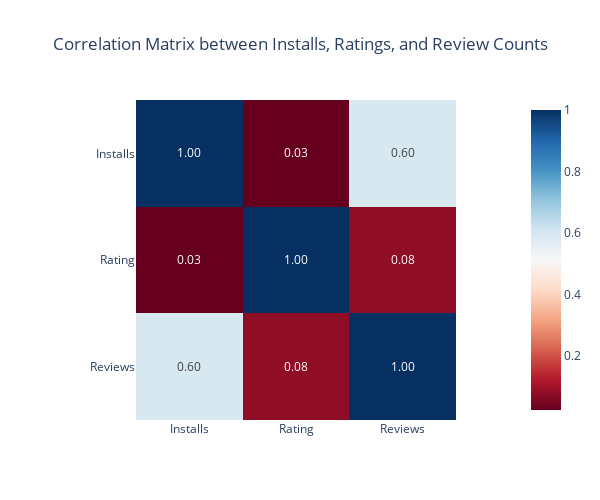

Notebook code cell kept with this figure:
### Code cell
# Step 1: Filter apps updated within the year 2018
start_date = datetime(2018, 1, 1)
end_date = datetime(2018, 12, 31)
play_store_data['Last Updated'] = pd.to_datetime(play_store_data['Last Updated'], errors='coerce')  # Convert to datetime
filtered_data = play_store_data[(play_store_data['Last Updated'] >= start_date) & (play_store_data['Last Updated'] <= end_date)]

# Convert 'Installs' and 'Reviews' to numeric, errors='coerce' will set non-numeric values to NaN
filtered_data['Installs'] = pd.to_numeric(filtered_data['Installs'], errors='coerce')
filtered_data['Reviews'] = pd.to_numeric(filtered_data['Reviews'], errors='coerce')

# Step 2: Filter apps with at least 100,000 installs and more than 1,000 reviews
filtered_data = filtered_data[(filtered_data['Installs'] >= 100000) & (filtered_data['Reviews'] >= 1000)]


# Step 3: Filter out genres starting with specific characters
filtered_data = filtered_data[~filtered_data['Genres'].str.startswith(('A', 'F', 'E', 'G', 'I', 'K'))]

# Check if it's between 3 PM and 6 PM
current_hour = datetime.now().hour
if 15 <= current_hour <= 18:
    if not filtered_data.empty:
        # Select relevant columns for the correlation matrix
        corr_data = filtered_data[['Installs', 'Rating', 'Reviews']].corr()

        # Generate the heatmap with Plotly
        fig3 = px.imshow(
            corr_data,
            text_auto=".2f",
            color_continuous_scale="RdBu",
            title="Correlation Matrix between Installs, Ratings, and Review Counts"
        )
        fig3.update_layout(width=600, height=500, title_x=0.5)
        fig3.show()
    else:
        print("No data available after applying the filters.")
else:
    print("This graph can only be displayed between 3 PM and 6 PM.")

### Figure 1 — Plotly figure (JSON) as saved in the notebook; plotly's stock layout.template omitted (floating-point values rounded to 4 significant figures)
{"data": [{"coloraxis": "coloraxis", "hovertemplate": "x: %{x}<br>y: %{y}<br>color: %{z}<extra></extra>", "name": "0", "texttemplate": "%{z:.2f}", "type": "heatmap", "x": ["Installs", "Rating", "Reviews"], "xaxis": "x", "y": ["Installs", "Rating", "Reviews"], "yaxis": "y", "z": [[1, 0.0251, 0.5952], [0.0251, 1, 0.07803], [0.5952, 0.07803, 1]]}], "layout": {"coloraxis": {"colorscale": [[0, "rgb(103,0,31)"], [0.1, "rgb(178,24,43)"], [0.2, "rgb(214,96,77)"], [0.3, "rgb(244,165,130)"], [0.4, "rgb(253,219,199)"], [0.5, "rgb(247,247,247)"], [0.6, "rgb(209,229,240)"], [0.7, "rgb(146,197,222)"], [0.8, "rgb(67,147,195)"], [0.9, "rgb(33,102,172)"], [1, "rgb(5,48,97)"]]}, "height": 500, "title": {"text": "Correlation Matrix between Installs, Ratings, and Review Counts", "x": 0.5}, "width": 600, "xaxis": {"anchor": "y", "constrain": "domain", "domain": [0, 1], "scaleanchor": "y"}, "yaxis": {"anchor": "x", "autorange": "reversed", "constrain": "domain", "domain": [0, 1]}}}
